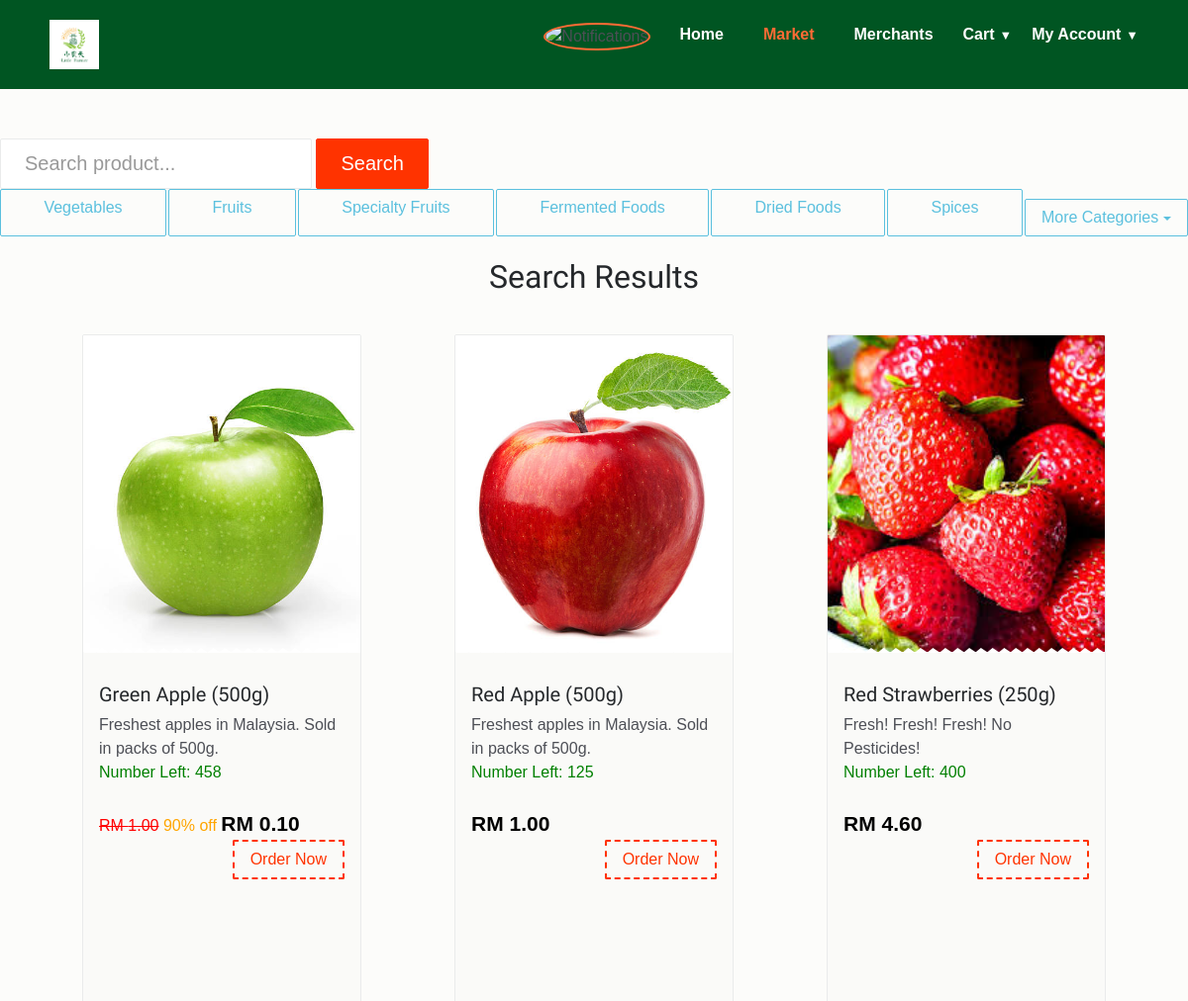
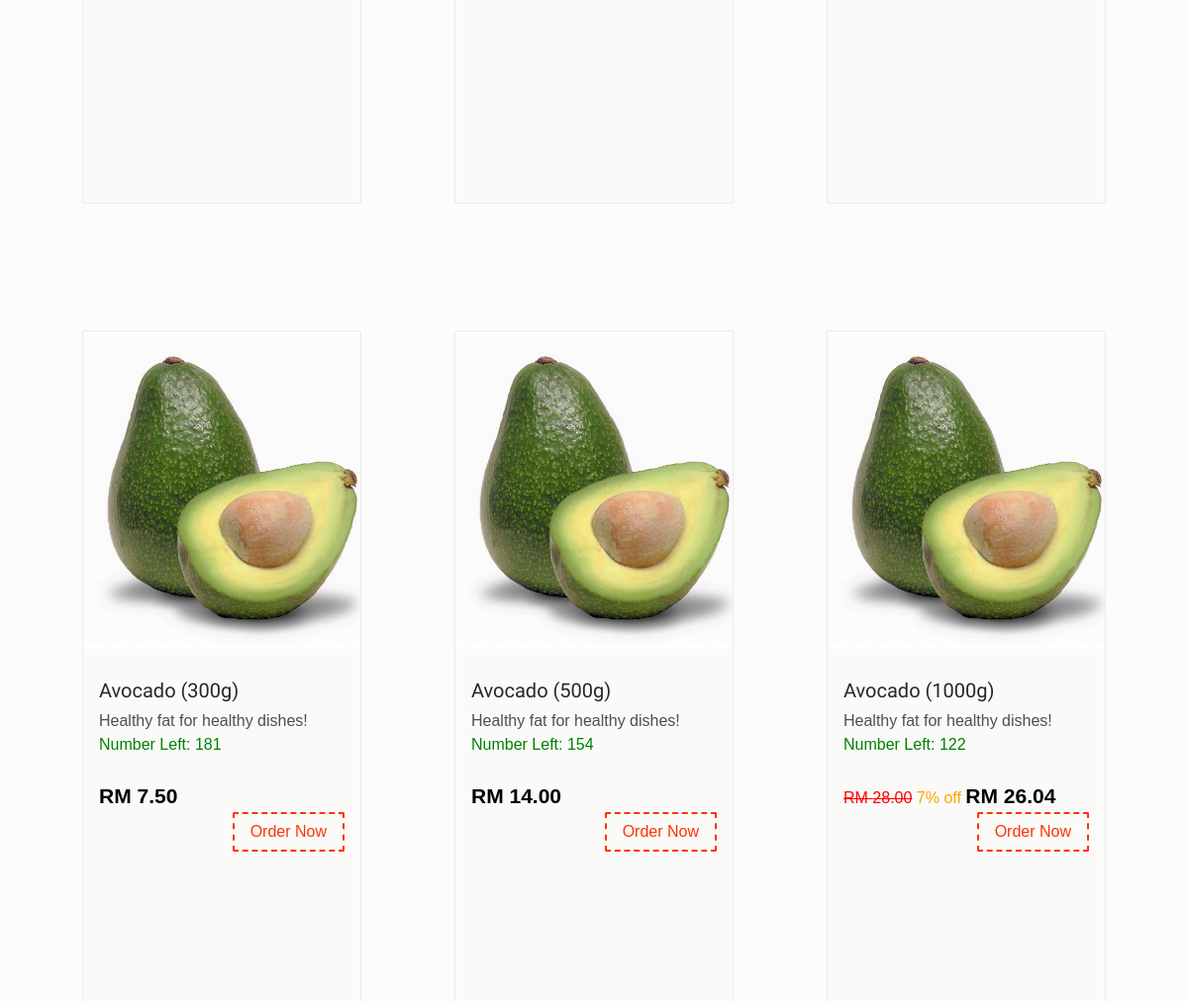
Page /search.php?category=2 (signed in, upper part) on the earlier database version (2 pictures, top to bottom).
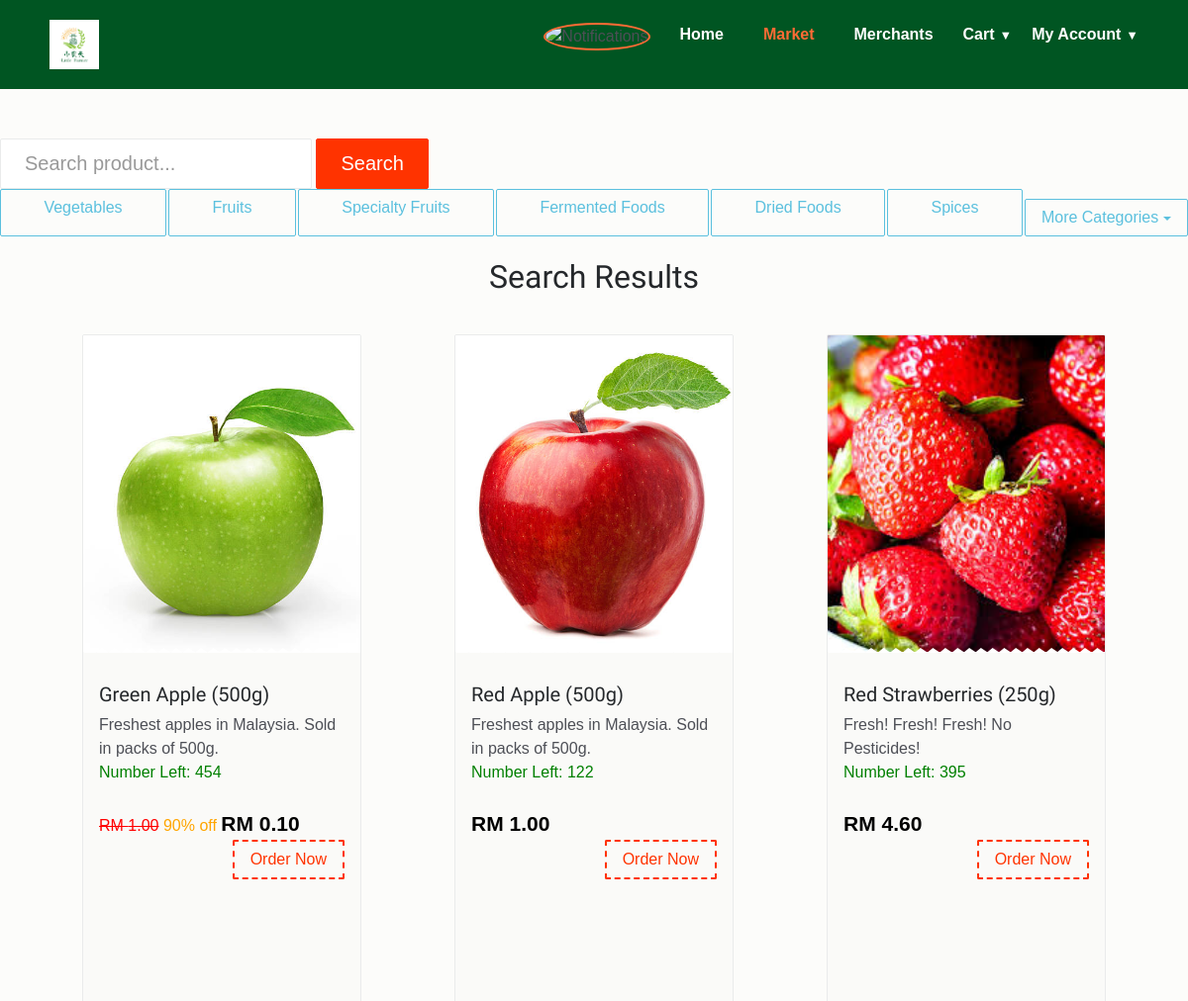
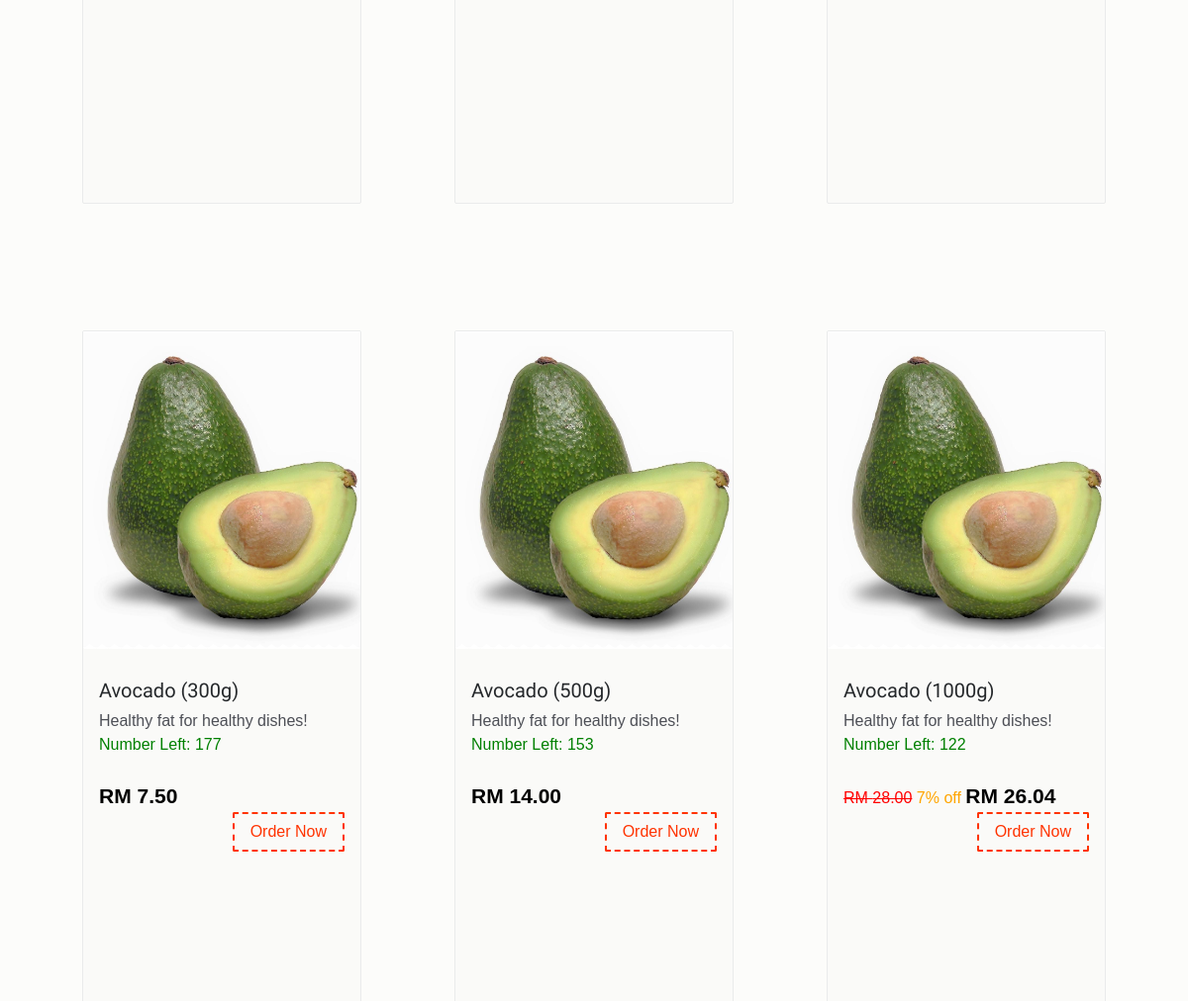
Same page on the later database version (2 pictures, top to bottom).
### tables this page shows
CREATE TABLE `categories` (
  `categories_id` int(11) NOT NULL,
  `categories_name` varchar(255) NOT NULL,
  `categories_active` int(11) NOT NULL DEFAULT 0,
  `categories_status` int(11) NOT NULL DEFAULT 0
);

CREATE TABLE `tblprice` (
  `priceNo` int(10) NOT NULL,
  `productID` varchar(30) NOT NULL,
  `proQuant` int(11) NOT NULL,
  `proWeight` int(20) NOT NULL,
  `proPrice` float NOT NULL,
  `proDisc` int(11) NOT NULL DEFAULT 0
);

CREATE TABLE `product` (
  `product_id` int(11) NOT NULL,
  `productCode` varchar(30) NOT NULL,
  `product_name` varchar(255) NOT NULL,
  `product_image` text NOT NULL,
  `descr` varchar(500) NOT NULL,
  `categories_id` int(11) NOT NULL,
  `owner` text NOT NULL,
  `product_date` text NOT NULL,
  `lowStock` int(5) NOT NULL,
  `status` int(11) NOT NULL DEFAULT 0
);

### config/search.php (called while the page is built)
<?php
$max = 12;

### search.php (the view, shortened to what this page needs)
<!DOCTYPE html>
<html lang="en">
<head>
    <link href="css/bootstrap.min.css" rel="stylesheet">
    <link href="css/font-awesome.min.css" rel="stylesheet">
    <link href="css/animsition.min.css" rel="stylesheet">
    <link href="css/animate.css" rel="stylesheet">
    <link href="css/style.css" rel="stylesheet">
</head>
<body class="home">
    <?php
    include("config/connect.php");
    include("config/search.php");
    $currentPage = 'market';
    include("includes/header.php");
    ?>
    <div>
        <div class="banner-form">
            <form class="form-inline" method="get">
                <div class="form-group" style="margin-top:50px;">
                    <div class="form-group">
                        <input type="text" class="form-control form-control-lg" id="searchQuery" name="query" value="<?php if(isset($_GET['query'])) { echo htmlentities ($_GET['query']); }?>" placeholder="Search product...">
                        <input type="submit" class="btn theme-btn btn-lg" value="Search">
                    </div>
                </div>
            </form>
        </div>
        <?php
        include("includes/categories_bar.php");
        ?>
        <br/>
    </div>
    <?php
    echo '<section class="popular">
            <div class="container">
                <div class="title text-xs-center m-b-30">
                    <h2>Search Results</h2>
                </div>
                <div class="row">';
                if (isset($_GET['query']))
                {
                    $query = mysqli_query($db,"SELECT * from product JOIN tblprice ON product.product_id = tblprice.productID WHERE product_name LIKE '%".addslashes($_GET['query'])."%' LIMIT ".$max);
                }
                else if (isset($_GET['category']))
                {
                    $query = mysqli_query($db,"SELECT * from product JOIN tblprice ON product.product_id = tblprice.productID WHERE categories_id = ".addslashes($_GET['category'])." LIMIT ".$max);
                }
                while($product=mysqli_fetch_array($query))
                {
                    echo '<div class="col-xs-12 col-sm-6 col-md-4 food-item">
                            <div class="food-item-wrap">
                                <div class="figure-wrap bg-image search-product" data-image-src="'.$product['product_image'].'">
                                </div>
                                <div class="product content" >
                                    <div class="price-btn-block" data-price-id="'.$product['priceNo'].'" data-product-owner="'.$product['owner'].'">
                                        <a href="products.php?merchant='.$product['owner'].'"> <h5>'.$product['product_name'].' ('.$product['proWeight'].'g)</h5></a>
                                        <div>'.$product['descr'].'</div>
                                        <div class="product-name" style="color: green;">Number Left: '. (int) $product['proQuant'].'</div>';
                                        $stmt = $db->prepare("SELECT price FROM custom_prices WHERE price_id = ? AND user_id = ?");
                                        $stmt->bind_param("ii", $product['priceNo'], $_SESSION['user_id']);
                                        $stmt->execute();
                                        $custom = $stmt->get_result();
                                        $customPrice = number_format($custom->fetch_assoc()['price'], 2, '.', '');
                                        if ($customPrice != 0) {
                                        echo '            <span class="price">RM ' . $customPrice . '</span>';
                                        }
                                        else if ($product['proDisc'] == 0) {
                                        echo '            <span class="price">RM ' . number_format($product['proPrice'], 2) . '</span>';
                                        }
                                        else {
                                        echo '            <a style="text-decoration: line-through; color: red;">RM ' . number_format($product['proPrice'], 2, '.', '') . '</a>
                                                          <a style="color: orange;">'. $product['proDisc'] .'% off</a>
                                                          <span class="price">RM ' . number_format($product['proPrice']*(1-$product['proDisc']/100), 2, '.', '') . '</span>';
                                        }
                                        echo '
                                        <br/><button class="btn theme-btn-dash pull-right addToCart">Order Now</button>
                                    </div>
                                </div>
                            </div>
                        </div>';
                }
        echo   '</div>
            </div>
        </section>';
    ?>
</body>
</html>

### includes/header.php (shortened to what this page needs)
<?php
$query = "SELECT o.order_id, o.order_status, r.title AS restaurant_title, o.last_updated
          FROM orders o
          JOIN restaurant r ON o.order_belong = r.rs_id
          WHERE o.order_status IN (1, 2, 3)
          AND o.is_seen = 0
          AND o.user_id = ?";
if ($stmt = mysqli_prepare($db, $query)) {
    mysqli_stmt_bind_param($stmt, "i", $_SESSION["user_id"]);
    mysqli_stmt_execute($stmt);
    $result = mysqli_stmt_get_result($stmt);
    $notifications = [];
    while ($row = mysqli_fetch_assoc($result)) {
        $formattedDate = date("F j, Y, g:i a", strtotime($row['last_updated']));
        $message = htmlspecialchars($row['restaurant_title'] . ": Order (Order ID: " . $row['order_id'] . ")");
        $notifications[] = [
            'message' => $message,
            'time' => "<div class='notification-last-updated'>Last updated: " . $formattedDate . "</div>"
        ];
    }
}
?>
<!DOCTYPE html>
<html>
<head>
    <link rel="stylesheet" type="text/css" href="landing/style.css" />
</head>
<body>
    <header>
        <img src="landing/logo.png" alt="logo" />
        <ul>
            <li>
                <div class="notification-container">
                    <img src="landing/notification.png" alt="Notifications" class="notification-icon <?php echo count($notifications) > 0 ? 'has-notifications' : ''; ?>" />
                </div>
            </li>
            <li <?php echo ($currentPage == 'home') ? 'class="active"' : ''; ?>><a href="index.php">Home</a></li>
            <li <?php echo ($currentPage == 'market') ? 'class="active"' : ''; ?>><a href="market.php">Market</a></li>
            <li <?php echo ($currentPage == 'merchants') ? 'class="active"' : ''; ?>><a href="merchants.php">Merchants</a></li>
            <li>
                <div class="my_cart_dropdown">
                    <button class="dropbtn" id="cartText">Cart</button>
                </div>
            </li>
            <li>
                <div class="my_account_dropdown">
                    <button class="dropbtn">My Account</button>
                </div>
            </li>
        </ul>
    </header>
</body>
</html>

### includes/categories_bar.php (shortened to what this page needs)
<div class="categories">
    <?php
    $query = "SELECT categories_id, categories_name FROM categories WHERE categories_status = 1";
    $result = mysqli_query($db, $query);
    $count = 0;
    while ($row = mysqli_fetch_assoc($result)) {
        if ($count < 6) {
            echo '<a href="search.php?category='.$row["categories_id"].'" class="btn btn-outline-info category" role="button">'.$row["categories_name"].'</a>';
        } else {
            if ($count == 6) {
                echo '<div class="dropdown">';
                echo '<button class="btn btn-outline-info dropdown-toggle" type="button" id="dropdownMenuButton" data-toggle="dropdown" aria-haspopup="true" aria-expanded="false">';
                echo 'More Categories';
                echo '</button>';
            }
        }
        $count++;
    }
    if ($count >= 6) {
        echo '</div>';
    }
    ?>
</div>

### css/style.css (style rules this page uses)
body { background: rgba(252, 251, 249, 0.68); font-size: 1rem; color: #4d4f56; font-weight: 400; overflow-x: hidden; }
.h1, .h2, .h3, .h4, .h5, .h6, h1, h2, h3, h4, h5, h6 { font-family: "Source Sans Pro", sans-serif; color: #25282b; }
a { color: #f30; }
ul { list-style-type: none; padding: 0; }
.container { max-width: 1270px; width: 94%; }
.form-control { border: 1px solid #eaebeb; border-radius: 2px; }
.form-control-lg, .dropdown-menu, .btn, .btn-group-lg > .btn, .btn-lg, .img-rounded { border-radius: 2px; }
.btn { transition: all .4s; }
.theme-btn { background-color: #f30; border-color: #f30; color: #fff; }
.theme-btn-dash { border: 2px dashed #f30; background-color: transparent; color: #f30; }
.theme-btn-dash:hover, .theme-btn, .theme-btn.btn-lg:hover, .btn-secondary:hover { background-color: #f30; color: #fff; border: 1px solid #f30; }
.m-b-30 { margin-bottom: 30px; }
.popular { background-size: 100%; }
.food-item-wrap { border: 1px solid #eaebeb; border-radius: 2px; overflow: hidden; margin: 0 2em 8em 2em; background: #fafaf8; height: 110vh; }
.food-item-wrap .price { font-size: 21px; font-weight: 700; color: #000; margin-top: 4px; display: inline-block; }
.food-item-wrap .product-name { margin-bottom: 20px; }
.food-item-wrap .content { padding: 2em 1em 3em; }
.food-item-wrap .figure-wrap { position: relative; height: 40vh; }
.food-item-wrap .figure-wrap:after { position: absolute; bottom: -1px; left: 0; content: ""; background: url(../images/zig-zag.png); width: 100%; height: 5px; }
.product { flex-grow: 1; }
.categories { display: flex; gap: 2px; flex-wrap: wrap; }
.categories .category { flex-grow: 1; }
.title { display: flex; flex-direction: column; align-items: center; justify-content: center; margin-bottom: 2em; text-align: center; }
.dropdown { position: relative; display: inline-block; margin-top: 10px; }

### landing/style.css (style rules this page uses)
* { margin: 0; padding: 0; box-sizing: border-box; }
html, body { height: 100%; font-family: 'Arial', sans-serif; }
header { display: flex; justify-content: space-between; align-items: center; padding: 20px 50px; background-color: #005522; position: sticky; top: 0; z-index: 10; }
header img { height: 50px; width: auto; }
header ul { display: flex; gap: 20px; list-style: none; flex-wrap: wrap; }
header li a { flex-shrink: 1; text-decoration: none; color: #FFF; font-weight: bold; padding: 5px 10px; border-radius: 5px; transition: background-color 0.3s; }
header li.active a, header li.active a:hover { color: #FF6B35 !important; background-color: transparent !important; }
.notification-container { position: relative; display: inline-block; cursor: pointer; position: relative; }
.notification-container img { width: 24px; height: 24px; cursor: pointer; }
.notification-icon.has-notifications { border: 2px solid #FF6B35; border-radius: 50%; }
.my_cart_dropdown { position: relative; display: inline-block; }
.my_cart_dropdown .dropbtn { background-color: transparent; color: #fff; font-weight: bold; border: none; cursor: pointer; }
.my_cart_dropdown .dropbtn::after { content: '\25BC'; font-size: 0.8em; margin-left: 5px; }
.my_account_dropdown { position: relative; display: inline-block; }
.my_account_dropdown .dropbtn { background-color: transparent; color: #fff; font-weight: bold; border: none; cursor: pointer; }
.my_account_dropdown .dropbtn::after { content: '\25BC'; font-size: 0.8em; margin-left: 5px; }

Differences in the rows shown:
changed tblprice "Green Apple": proQuant "458" → "454"
changed tblprice "Red Apple": proQuant "125" → "122"
changed tblprice "Red Strawberries": proQuant "400" → "395"
changed tblprice (number 4 of 6 on the later page): proQuant "181" → "177"
changed tblprice (number 5 of 6 on the later page): proQuant "154" → "153"
